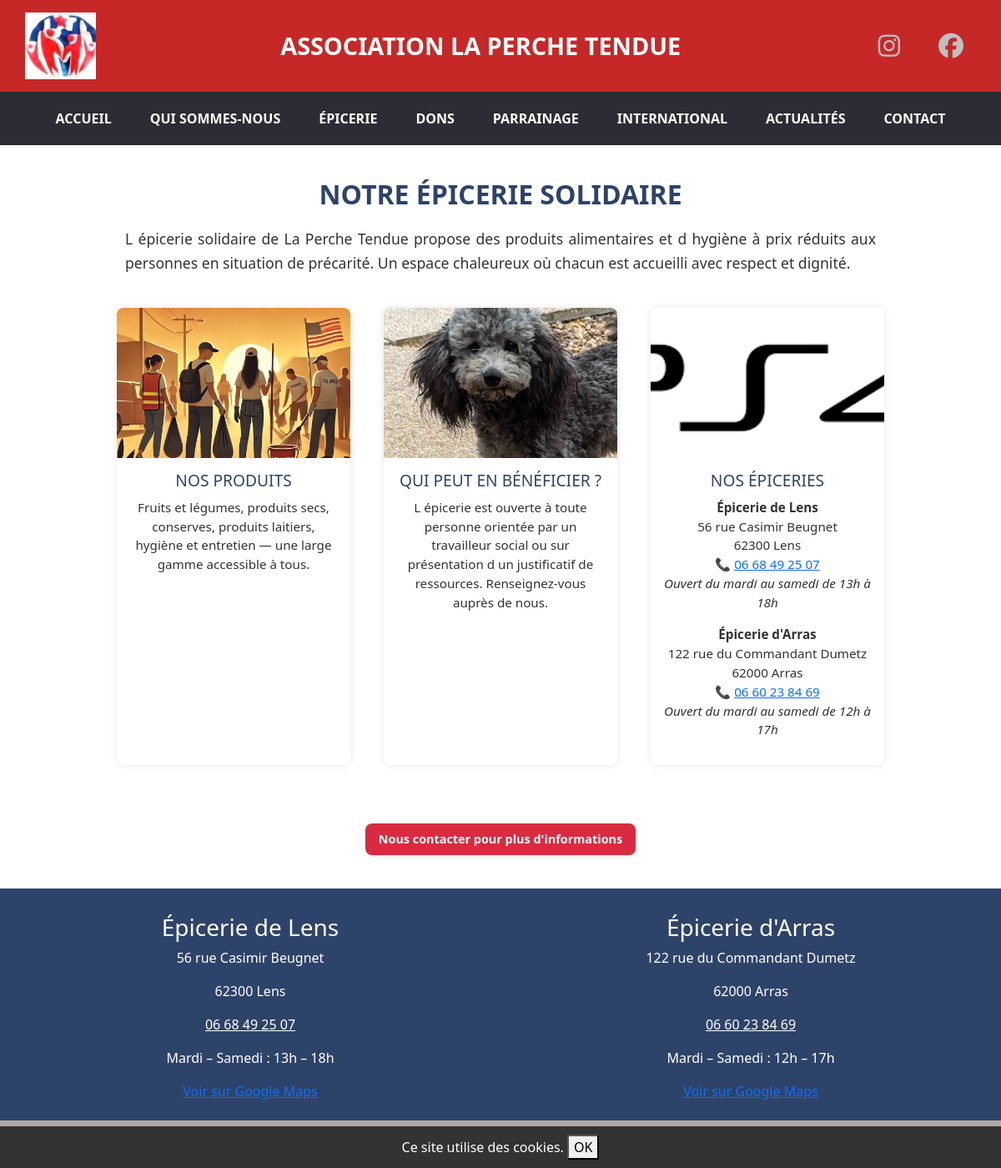
Page /public/epicerie.php on the committed database.
### tables this page shows
CREATE TABLE IF NOT EXISTS pages_contenu (
    id INT PRIMARY KEY AUTO_INCREMENT,
    page_slug VARCHAR(50) NOT NULL UNIQUE,
    page_titre VARCHAR(255) NOT NULL,
    bloc VARCHAR(50) NOT NULL,
    contenu TEXT NOT NULL,
    date_modification TIMESTAMP DEFAULT CURRENT_TIMESTAMP ON UPDATE CURRENT_TIMESTAMP
);

### public/epicerie.php (the view, shortened to what this page needs)
<?php
require_once '../database/database.php';
function getContenu($pdo, $slug) {
    $stmt = $pdo->prepare("SELECT contenu FROM pages_contenu WHERE page_slug = ?");
    $stmt->execute([$slug]);
    $row = $stmt->fetch(PDO::FETCH_ASSOC);
    return $row ? nl2br(htmlspecialchars($row['contenu'])) : '';
}
?>
<?php include_once '../includes/header.php'; ?>
<section class="page-section container">
  <h2 class="text-center">Notre épicerie solidaire</h2>
  <div class="intro-text">
    <p><?= getContenu($pdo, 'epicerie-intro') ?></p>
  </div>
  <div class="qui-grid">
    <div class="qui-item">
      <img src="assets/images/epicerie.jpg" alt="Épicerie solidaire">
      <h3>Nos produits</h3>
      <p><?= getContenu($pdo, 'epicerie-produits') ?></p>
    </div>
    <div class="qui-item">
      <img src="assets/images/equipe.jpg" alt="Conditions d'accès">
      <h3>Qui peut en bénéficier ?</h3>
      <p><?= getContenu($pdo, 'epicerie-acces') ?></p>
    </div>
    <div class="qui-item">
      <img src="assets/images/engagement.jpg" alt="Nos épiceries">
      <h3>Nos épiceries</h3>
      <p>
        <strong>Épicerie de Lens</strong><br>
        56 rue Casimir Beugnet<br>
        62300 Lens<br>
        📞 <a href="tel:0668492507">06 68 49 25 07</a><br>
        <em>Ouvert du mardi au samedi de 13h à 18h</em>
      </p>
      <p style="margin-top: 15px;">
        <strong>Épicerie d'Arras</strong><br>
        122 rue du Commandant Dumetz<br>
        62000 Arras<br>
        📞 <a href="tel:0660238469">06 60 23 84 69</a><br>
        <em>Ouvert du mardi au samedi de 12h à 17h</em>
      </p>
    </div>
  </div>
  <div style="text-align:center; margin-top: 40px;">
    <a href="contact.php" class="btn btn-sm">Nous contacter pour plus d'informations</a>
  </div>
</section>
<?php include_once '../includes/footer.php'; ?>

### public/assets/css/style.css (style rules this page uses)
html { font-size: 16px; text-size-adjust: 100%; -webkit-text-size-adjust: none; }
.container { max-width: 100%; padding: 0; }
body { display: flex; flex-direction: column; min-height: 100vh; }
.btn { background-color: #dc3545; color: white; padding: 10px 20px; border: none; border-radius: 8px; text-decoration: none; display: inline-block; font-weight: bold; transition: 0.3s; }
.page-section { max-width: 1000px; margin: 40px auto; padding: 0 20px; text-align: center; }
h2.text-center { text-align: center; font-size: 2rem; color: #2E4369; margin: 40px 0 20px; text-transform: uppercase; font-weight: bold; }
section { width: 100%; max-width: 1200px; margin: 0 auto; padding: 0 20px; margin-bottom: 60px; }
.intro-text { max-width: 900px; margin: 0 auto 40px; font-size: 1.1rem; line-height: 1.6; color: #333; text-align: justify; }
.qui-grid { display: flex; justify-content: center; flex-wrap: wrap; gap: 40px; margin-bottom: 60px; }
.qui-item { width: 280px; background-color: #fff; border-radius: 8px; box-shadow: 0 0 10px rgba(0,0,0,0.1); padding-bottom: 15px; text-align: center; transition: transform 0.2s ease, box-shadow 0.2s ease; }
.qui-item img { width: 100%; border-radius: 8px 8px 0 0; height: 180px; object-fit: cover; }
.qui-item h3 { font-size: 1.2rem; color: #2E4369; margin: 15px 0 10px; text-transform: uppercase; }
.qui-item p { font-size: 0.95rem; color: #333; padding: 0 15px; }
.btn-sm { display: inline-block; margin-top: 10px; padding: 8px 16px; background-color: #d92b40; color: #fff; border: none; border-radius: 8px; text-decoration: none; font-weight: bold; font-size: 0.9rem; box-shadow: 0 2px 5px rgba(0,0,0,0.1); transition: background-color 0.3s ease, transform 0.2s ease; }

### rows in the picture
pages_contenu: contenu "L épicerie solidaire de La Perche Tendue propose des produits alimentaires et d hygiène à prix réduits aux personnes en situation de précarité. Un espace chaleureux où chacun est accueilli avec respect et dignité."
pages_contenu: contenu "Fruits et légumes, produits secs, conserves, produits laitiers, hygiène et entretien — une large gamme accessible à tous."
pages_contenu: contenu "L épicerie est ouverte à toute personne orientée par un travailleur social ou sur présentation d un justificatif de ressources. Renseignez-vous auprès de nous."
